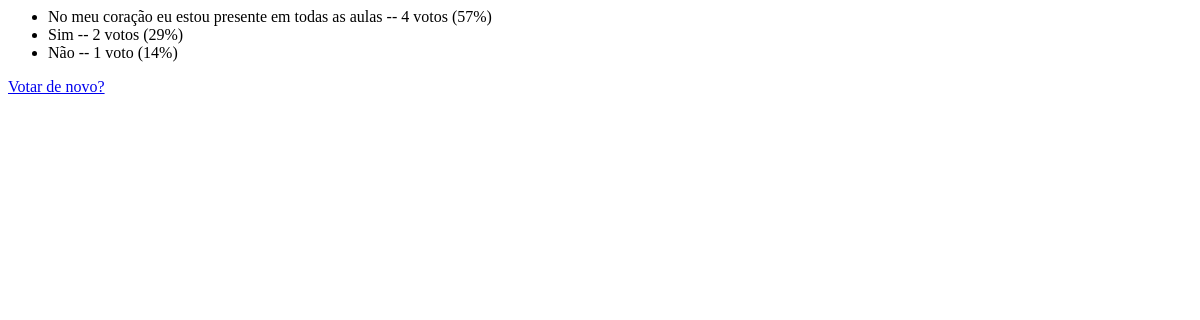
The page /polls/10/results/ on the database as committed earlier.
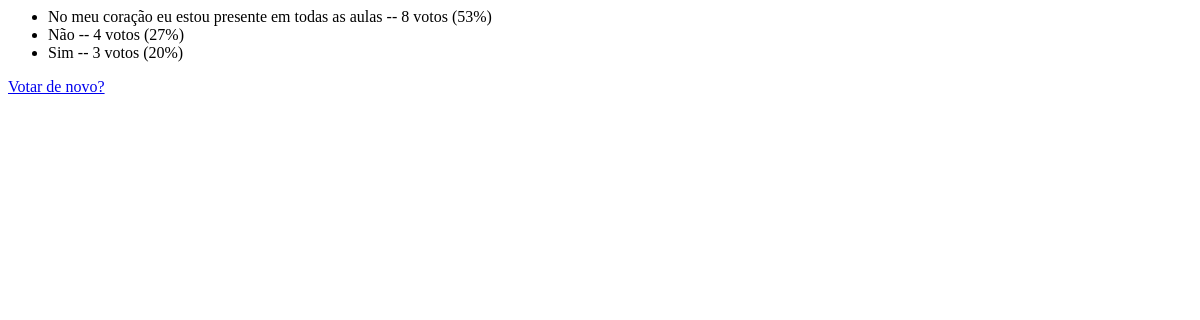
The same page on the database as committed later.
### polls/models.py (models this page shows, shortened)
class Alternativa(models.Model):
    texto = models.CharField(max_length=200)
    votos = models.IntegerField(default=0)
    pergunta = models.ForeignKey(Pergunta, on_delete=models.CASCADE)
    def porcentagem(self):
        return "{:.0%}".format((self.votos / self.pergunta.total_votos()['votos__sum']))

class Pergunta(models.Model):
    texto = models.CharField(max_length=200)
    data_publicacao = models.DateTimeField('data publicacao')
    def total_votos(self):
        return self.alternativa_set.all().aggregate(models.Sum('votos'))
    def alternativas_ordenadas(self):
        return self.alternativa_set.order_by('-votos')

### polls/views.py (the view)
# urls.py: path("<int:pk>/results/", views.ResultsView.as_view(), name="results"),
class ResultsView(View):
    def get(self, request, *args, **kwargs):
        pergunta = get_object_or_404(Pergunta, pk = kwargs['pk'])
        return render(
            request, 'polls/results.html', {'pergunta': pergunta}
        )

### polls/templates/polls/results.html (shortened to what this page needs)
<ul>
{% for alternativa in pergunta.alternativas_ordenadas %}
    <li>{{ alternativa.texto }} -- {{ alternativa.votos }} voto{{ alternativa.votos|pluralize }} ({{ alternativa.porcentagem }})</li>
{% endfor %}
</ul>
<a href="{% url 'polls:detail' pergunta.id %}">Votar de novo?</a>

Rows that differ between the two databases and show on the page:
changed Alternativa "No meu coração eu estou presente em todas as aulas": votos "4" → "8"; porcentagem "57%" → "53%"
changed Alternativa "Não": votos "1" → "4"; porcentagem "14%" → "27%"; moves up the list
changed Alternativa "Sim": votos "2" → "3"; porcentagem "29%" → "20%"
